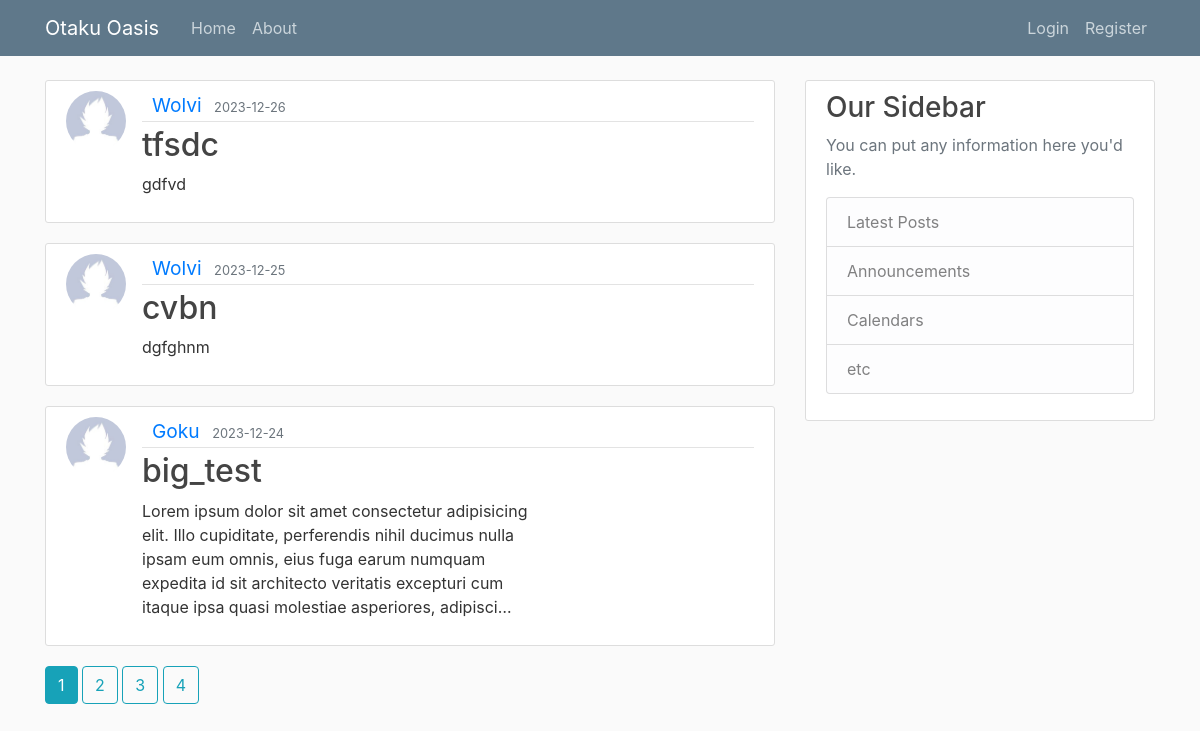
Page /home on the earlier database version.
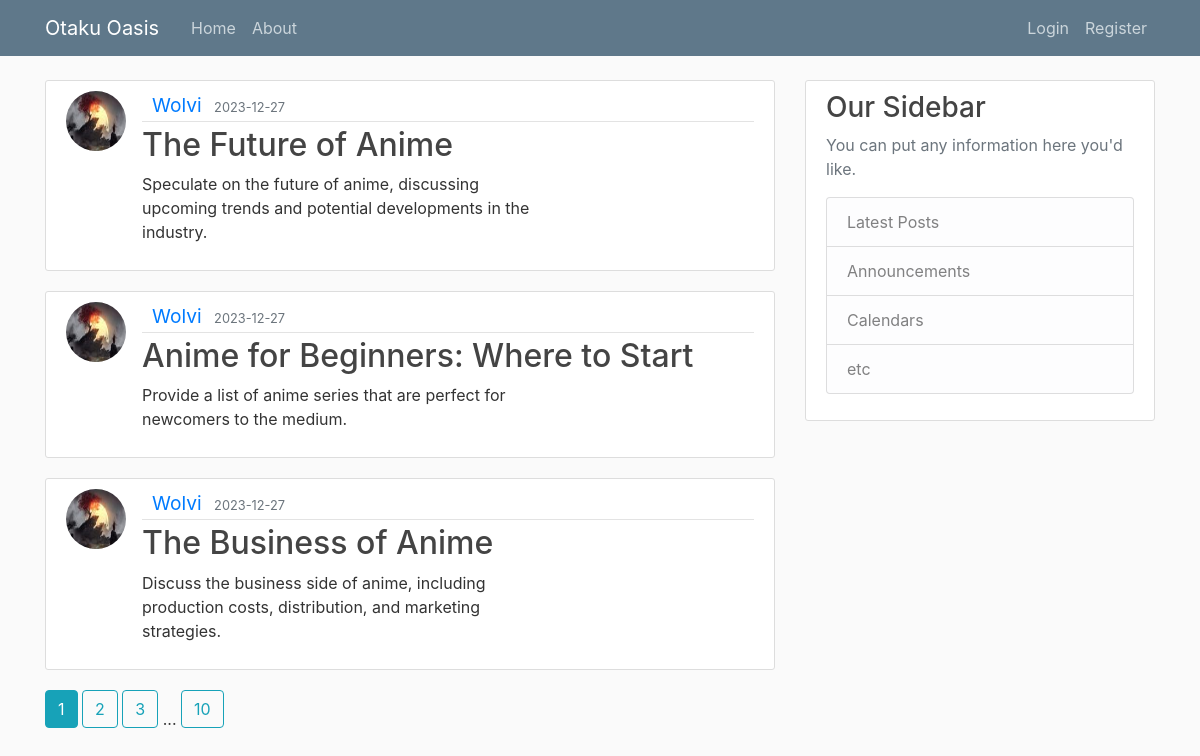
Same page on the later database version.
### application/models.py (models this page shows, shortened)
class Post(db.Model):
    id = db.Column(db.Integer, primary_key = True)
    title = db.Column(db.String(100), nullable= False)
    date_posted = db.Column(db.DateTime, nullable= False, default = datetime.utcnow) # no parenthesis cause we need the function not the time right now
    content = db.Column(db.Text, nullable=False)
    user_id = db.Column(db.Integer, db.ForeignKey('user.id'), nullable=False)

class User(db.Model, UserMixin):
    id = db.Column(db.Integer, primary_key = True)
    username = db.Column(db.String(20), unique =True , nullable = False)
    email = db.Column(db.String(120), unique =True , nullable = False)
    image_file = db.Column(db.String(20), nullable = False, default = 'default.jpg')
    password = db.Column(db.String(60),  nullable = False)
    posts = db.relationship('Post', backref='author', lazy=True) # data is not loaded unless actually needed (lazy collection)

### application/main/routes.py (the view)
@main.route('/')
@main.route('/home')
def home():
    page = request.args.get('page', 1, type=int)
    posts = Post.query.order_by(Post.date_posted.desc()).paginate(page = page,per_page=3)
    return render_template('home.html', posts=posts)

### application/templates/home.html
{% extends "layout.html" %}
{% block content %}
<body>
    {% for post in posts.items %}
        <article class="media content-section">
            <img class ="rounded-circle article-img" src="{{url_for('static', filename ='profile_pics/'+ post.author.image_file)}}" style="width: 60px; height: 60px;">
            <div class="media-body">
                <div class="article-metadata" style="display: flex; align-items: center;">
                    <div style="margin-left: 10px;">
                        <a class="mr-2" style="font-size:larger; text-decoration: none; margin-top: 10px;" href="{{url_for('users.user_posts', username = post.author.username)}}">{{post.author.username }}</a>
                        <small class="text-muted">{{ post.date_posted.strftime('%Y-%m-%d') }}</small>
                    </div>
                </div>
                <h2><a class="article-title" style="text-decoration: none;" href="{{url_for('posts.post', post_id=post.id)}}">{{ post.title }}</a></h2>
                <p class="article-content-home">{{ post.content }}</p>
            </div>
        </article>
    {% endfor %}
    {% for page_num in posts.iter_pages(left_edge=1, right_edge=1, left_current=1, right_current=2) %}
    {% if page_num %}
      {% if posts.page == page_num %}
        <a class="btn btn-info mb-4" href="{{ url_for('main.home', page=page_num) }}">{{ page_num }}</a>
      {% else %}
        <a class="btn btn-outline-info mb-4" href="{{ url_for('main.home', page=page_num) }}">{{ page_num }}</a>
      {% endif %}
    {% else %}
      ...
    {% endif %}
  {% endfor %}
</body>
{% endblock content %}

Differences in the rows shown:
no longer on this page (row edited): Post: image_file (placeholder picture), author.username "Wolvi", date_posted "2023-12-26", title "tfsdc", content "gdfvd"
no longer on this page (row edited): Post: image_file (placeholder picture), author.username "Wolvi", date_posted "2023-12-25", title "cvbn", content "dgfghnm"
no longer on this page (row unchanged): Post: image_file (placeholder picture), author.username "Goku", date_posted "2023-12-24", title "big_test", content "Lorem ipsum dolor sit amet consectetur adipisicing elit. Illo cupiditate, perferendis nihil ducimus nulla ipsam eum omnis, eius fuga earum numquam expedita id sit architecto veritatis excepturi cum itaque ipsa quasi molestiae asperiores,…"
added Post: image_file (picture), author.username "Wolvi", date_posted "2023-12-27", title "The Future of Anime", content "Speculate on the future of anime, discussing upcoming trends and potential developments in the industry."
added Post: image_file (picture), author.username "Wolvi", date_posted "2023-12-27", title "Anime for Beginners: Where to Start", content "Provide a list of anime series that are perfect for newcomers to the medium."
added Post: image_file (picture), author.username "Wolvi", date_posted "2023-12-27", title "The Business of Anime", content "Discuss the business side of anime, including production costs, distribution, and marketing strategies."
Other differences:
new list line: "10"
list line gone: "4"
